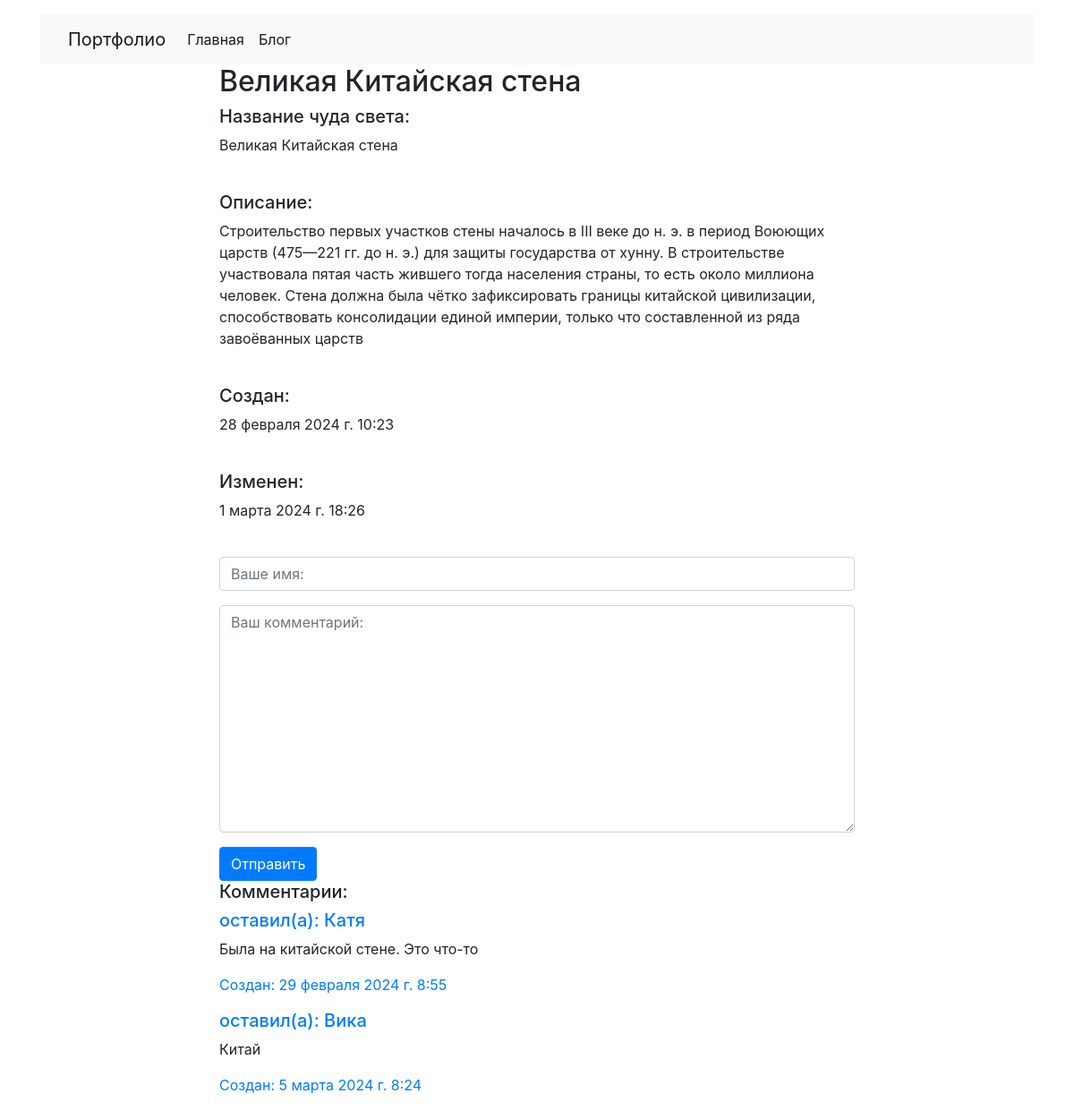
The app's page /blog/2/ with its own data.
### blog/models.py (models this page shows, shortened)
class Post(models.Model):
    title = models.CharField(max_length=250)
    body = models.TextField()
    created_on = models.DateTimeField(auto_now_add=True)
    last_modified = models.DateTimeField(auto_now=True)
    categories = models.ManyToManyField('Category', related_name='posts')

class Comment(models.Model):
    author = models.CharField(max_length=100)
    body = models.TextField()
    created_on = models.DateTimeField(auto_now_add=True)
    cos = models.ForeignKey('Post', on_delete=models.CASCADE)
    def __str__(self):
        return f'{self.author}'

### blog/views.py (the view, shortened to what this page needs)
# urls.py: path("blog/<int:pk>/", views.blog_detail, name="blog_detail"),
def blog_detail(request, pk):
    blog = Post.objects.get(pk=pk)
    cats = Post.objects.get(pk=pk).categories.all()
    coms = Comment.objects.filter(cos=pk)
    form = CommentForm()
    comments = Comment.objects.filter(cos=blog)
    context = {
        'blog': blog,
        'cats': cats,
        'coms': coms,
        'comments': comments,
        'form': form
    }
    return render(request, 'blog_detail.html', context)

### blog/forms.py
class CommentForm(forms.Form):
    author = forms.CharField(
        max_length=60,
        widget=forms.TextInput(attrs={
            'class': 'form-control',
            'placeholder': 'Ваше имя:'
        })
    )
    body = forms.CharField(
        widget=forms.Textarea(attrs={
            'class': 'form-control',
            'placeholder': 'Ваш комментарий:'
        })
    )

### blog/templates/blog_detail.html (shortened to what this page needs)
{% extends "base.html" %}
{% block page_content %}
<div class="col-md-8 offset-md-2">
        <h2>{{ blog.title }}</h2>
        <h5>Название чуда света:</h5>
        <p>{{ blog.title }}</p>
        <br>
        <h5>Описание:</h5>
        <p>{{ blog.body }}</p>
        <br>
        <h5>Создан:</h5>
        <p>{{ blog.created_on }}</p>
        <br>
        <h5>Изменен:</h5>
        <p>{{ blog.last_modified }}</p>
        <br>
        <form action="/blog/{{ blog.pk }}/" method="post">
                <div class="form-group">
                        {{ form.author }}
                </div>
                <div class="form-group">
                        {{ form.body }}
                </div>
                <button type="submit" class="btn btn-primary">Отправить</button>
        </form>
        <h5>Комментарии:</h5>
        {% for com in coms %}
        <a href="">
                <h5>оставил(а): {{ com }}</h5>
        </a>
        <p>{{ com.body }}</p>
        <a href="">
        <p>Создан: {{ com.created_on }}</p>
        </a>
        {% endfor %}
</div>
{% endblock %}

### records on screen
Post: title "Великая Китайская стена", body "Строительство первых участков стены началось в III веке до н. э. в период Воюющих царств (475—221 гг. до н. э.) для защиты государства от хунну. В строительстве участвовала пятая часть жившего тогда населения страны, то есть около миллиона человек. Стена должна была чётко зафиксировать границы китайской цивилизации, способствовать консолидации единой империи, только что составленной из ряда завоёванных царств", created_on "28 февраля 2024 г. 10:23", last_modified "1 марта 2024 г. 18:26"
Comment: author "Катя", body "Была на китайской стене. Это что-то", created_on "29 февраля 2024 г. 8:55"
Comment: author "Вика", body "Китай", created_on "5 марта 2024 г. 8:24"
